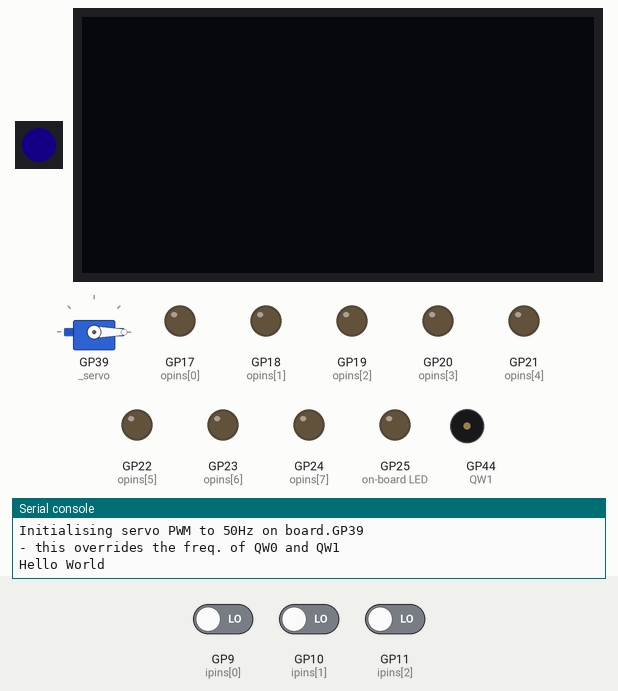
A program run on a simulated Raspberry Pi Pico running CircuitPython. Shown: 1 RGB LEDs in strip order, left to right, 128×64 one-colour display, servo, output pins drawn as LEDs (lit = HIGH), buzzer (waves = sounding), the last lines printed to the serial console. Inputs (shaded band) come from the test bench; at power-on: GP9 (ipins[0]) LOW, GP10 (ipins[1]) LOW, GP11 (ipins[2]) LOW. Dim RGB values are drawn brighter than linear; random numbers come from a fixed seed; library files of the repository ran but are not shown: sh1106.py. At 1.1 s the program ends and the board releases its pins; the recording ends there.

Above: at 0.2 s.
At 0.98 s:
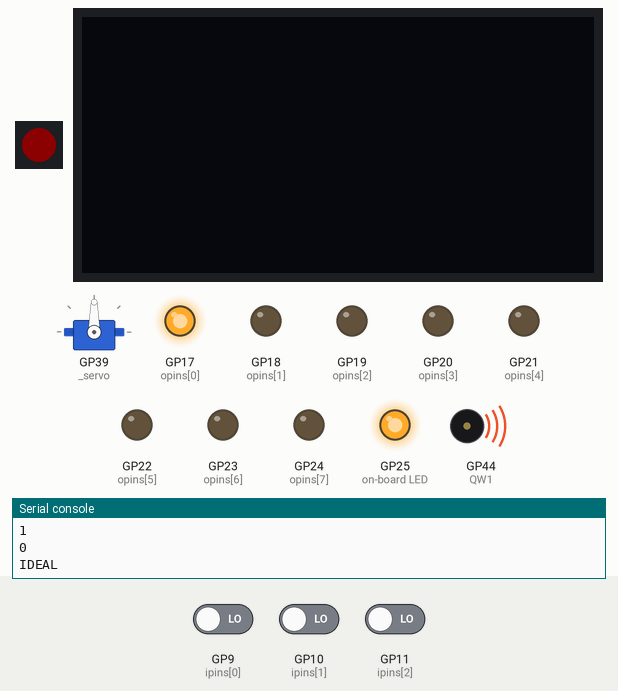
Timing chart, 0 to 1.1 s (numbered marks = the images above):
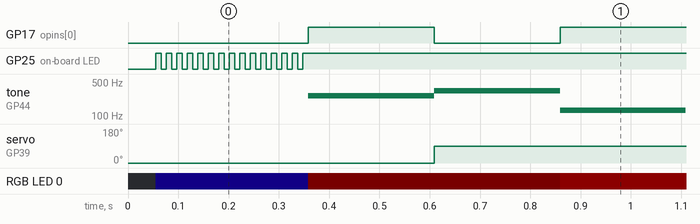

The program:

code.py
```python
#import iomapping as IO # use this for the raspberry pico devices
#import iomapping_ws as IO # use this for the waveshare based board
from waveshare import PLC
#from raspberry import PLC  # use this for the Raspberyr Pico devices
import time
import asyncio
import simpleio


"""
   Comment out the two IO lines below if you use the iomapping/iomapping_ws versions of the library
   The iomapping/iomapping_ws libraries do now uses objects and only initialise the pins.
   The waveshare/raspberry libraries use objects and include additional functionality
   use the following two lines if you import the waveshare.py or raspberry.py
"""


IO = PLC()
IO.init_all()
IO.setServo()
IO.SERVO.angle = 0

print("Hello World")

COUNT = 0
IO.RGB_LED.fill((12,0,80)) #GRB

#state == state_idle
state_idle = 0
state_start = 1
state_stop = 2
state = state_idle


#Latch
latch_state = False
#tempriture . setpoint


#Map value ranges
def mapto(v,x,y,a,b):
    #V: input value x y input range a,b: output range
    return (v-x) / (y-x) * (b-a) + a


while True:


    COUNT += 1
    # toggle a relay or output
    # start button

    if not IO.IX0.value and (COUNT % 30 == 0):
        IO.QX0.value = not IO.QX0.value
        IO.RGB_LED.fill((20,0,0)) # GRB
        # update waveshare.py to support the buzzer
        # .tone(port,frequency,length,duration)
        simpleio.tone(IO.BUZZER,262,0.25)
        state = state_start
        print(state)
        print("START")

    if state_start and (COUNT % 30 == 0):
        v = (IO.IW0.value * 3.3) /65536
        #map to voltage 0-3-3v to temp 80-180
        t = mapto(v,0.0,3.3,80,180)
        a = mapto(t,80,180,0,180)
        IO.SERVO.angle = int (a)
        print(f"temp={t:0.2f}")
        print(state)

    # stop button
    if not IO.IX1.value and (COUNT % 30 == 0):
        IO.QX0.value = not IO.QX0.value
        IO.RGB_LED.fill((20,0,0)) #GRB
        simpleio.tone(IO.BUZZER,330,0.25)
        state = state_idle
        print(state)
        print("IDEAL")


    if not IO.IX2.value and (COUNT % 30 == 0):
        IO.QX0.value = not IO.QX0.value
        IO.RGB_LED.fill((120,0,0)) #GRB
        simpleio.tone(IO.BUZZER,130,0.25)
        state = state_stop
        print("E STOP")
        print(state)

    if state == state_stop:
        break


    IO.LED.value = not IO.LED.value # no LED on the waveshare board - uses RGB
    time.sleep(0.010)
    IO.RGB_LED.show()
```

waveshare.py
```python
"""
    I/O mapping as a Programmable Logic controller
    This  file provides the digital input and output mapping to be used with
    the Waveshare relay board.

    version 1.2

"""

import os
import sys
import time

# Make sure a pico is attached before trying to use the library
import analogio
import board
import busio
import digitalio
import pwmio
import neopixel
import pwmio
from adafruit_motor import servo

# import adafruit_ssd1306

# uart = usb_cdc.console
# UART = usb_cdc.data
class PLC:
    # ---- picoPLC addtional I/O MAPPING
    # one wire support for Dallas devices, DHT, etc.
    ONEWIRE = board.GP47

    # group the inputs and outputs into lists for easy access
    GPIN: list = [digitalio.DigitalInOut] * 8
    GPOUT: list = [digitalio.DigitalInOut] * 8

    # I2C,SPI & UART
    # - I2C
    SDA = board.GP6  # data out
    SCL = board.GP7  # data in
    RTC_SDA = SDA
    RTC_SCL = SCL
    RTC_INT = board.GP8

    BUZZER = board.GP3


    # - SPI
    SPI_RX = board.GP28
    SPI_CS = board.GP31
    SPI_SCK = board.GP26
    SPI_TX = board.GP27

    # - UART
    RS485_TX = board.GP4
    RS485_RX = board.GP5
    UART_TX = board.GP0
    UART_RX = board.GP1

    OLEDw = 128
    OLEDh = 64
    OLEDlines = 6  # lines of text on the OLED
    OLEDdata = [""] * OLEDlines

    def __init__(self):
        self.LED: digitalio.DigitalInOut = digitalio.DigitalInOut(board.LED)
        self.LED.direction = digitalio.Direction.OUTPUT
        #self.BUZZER = digitalio.DigitalInOut(board.GP3)
        #self.BUZZER.direction = digitalio.Direction.OUTPUT
        self.IW0 = self.ADC0 = analogio.AnalogIn(board.GP40)
        self.IW1 = self.ADC1 = analogio.AnalogIn(board.GP41)
        self.IW2 = self.ADC2 = analogio.AnalogIn(board.GP42)

        self.AOUT0 = self.PWM0 = self.QW0 = None
        self.AOUT1 = self.PWM1 = self.QW1 = None
        self.SERVO = None
        self._servo = None

        # 1 pixel RGB led
        self.RGB_LED = neopixel.NeoPixel(board.GP2, 1, brightness=0.1)
        self.RGB_LED.fill((0, 0, 0))
        self.RGB_LED.show()

        # assume no peripherals are set or attached
        self.UART = self.I2C = self.OLED = self.SPI = None
        self.setGPIO()

    def init_all(self):
        """Initialiase the peripheral interfaces as a group

        I2C, SPI, UART, OLED
        """
        self.setI2C()
        self.setSPI()
        self.setUART()
        self.setPWM()  # default to 1KHz

        try:
            self.setOLED(self.OLEDw, self.OLEDh)
        except:
            print("No OLED")

    def setServo(self):
        if not self._servo is None:
            self._servo.deinit()

        try:
            self._servo = pwmio.PWMOut(
                board.GP39, duty_cycle=2 ** 15, frequency=50, variable_frequency=True
            )
            self.SERVO = servo.Servo(self._servo)
            print(f"Initialising servo PWM to 50Hz on board.GP39")
            print("- this overrides the freq. of QW0 and QW1")

        except:
            print(
                "Error setting the servo PWM to 50Hz on board.GP39"
            )
            self.SERVO = None

            return

    def setPWM(self, freq=1000):
        """Initialise the PWM frequency and IO pins

        Both channels are set at the same time as they share the same PWM slice.
        """
        if not self.QW0 is None:
            self.QW0.deinit()
        if not self.QW1 is None:
            self.QW1.deinit()

        try:
            self.QW0 = pwmio.PWMOut(
                board.GP43, duty_cycle=0, frequency=freq, variable_frequency=True
            )
            self.QW1 = pwmio.PWMOut(
                board.GP44, duty_cycle=0, frequency=freq, variable_frequency=True
            )
            print(
                f"Initialising PWM to {freq}Hz on board.GP43 & board.GP44"
            )

        except:
            print(
                "Error setting the PWM to {freq}Hz on board.GP37 & board.GP38"
            )
            self.AOUT0 = self.PWM0 = self.QW0 = None
            self.AOUT1 = self.PWM1 = self.QW1 = None
            return
        self.AOUT0 = self.PWM0 = self.QW0
        self.AOUT1 = self.PWM1 = self.QW1

    def setSPI(self):
        """Initialiase the SPI on GP2,GP3,GP4,GP5"""
        pass

    def setI2C(self):
        """Initialise the I2C on GP0,GP1 @ 400KHz"""
        print(f"Initialising the I2C on {self.SCL},{self.SDA} @ 400KHz")
        try:
            self.I2C = busio.I2C(self.SCL, self.SDA, frequency=400_000)
            poll = 0
            while not self.I2C.try_lock() and poll < 10:
                poll += 1
            print(
                "I2C addresses found:",
                [hex(device_address) for device_address in self.I2C.scan()],
            )
            self.I2C.unlock()

        except:
            self.I2C = None
            print("No I2C device attached")

    def setUART(self, baud=115200):
        """Initialiase the UART on GP4,GP5 @ 115200 baud"""
        print(
            f"Initialising UART to {baud} baud on {self.UART_TX} & {self.UART_RX}"
        )
        try:
            self.UART = busio.UART(
                self.UART_TX, self.UART_RX, baudrate=115200, timeout=1
            )
        except:
            print("No UART capability found")
            self.UART = None

    def setGPIO(self):
        """Initialiase the I/O on GP6-GP13 for input and GP14-GP21 for output

        IX0-IX7 for inputs

        QX0-QX7 for outputs
        """

        # ----- define the inputs and outputs
        ipins = [
            board.GP9,
            board.GP10,
            board.GP11,
            board.GP12,
            board.GP13,
            board.GP14,
            board.GP15,
            board.GP16,
        ]

        opins = [
            board.GP17,
            board.GP18,
            board.GP19,
            board.GP20,
            board.GP21,
            board.GP22,
            board.GP23,
            board.GP24,
        ]

        print(f"Initialising the GPIO on GP6-GP13 for input and GP14-GP21 for output")
        for v in range(8):
            # create output pins
            self.GPOUT[v] = digitalio.DigitalInOut(opins[v])
            self.GPOUT[v].direction = digitalio.Direction.OUTPUT
            self.GPOUT[v].value = False
            self.QX0: digitalio.DigitalInOut = self.GPOUT[0]
            self.QX1: digitalio.DigitalInOut = self.GPOUT[1]
            self.QX2: digitalio.DigitalInOut = self.GPOUT[2]
            self.QX3: digitalio.DigitalInOut = self.GPOUT[3]
            self.QX4: digitalio.DigitalInOut = self.GPOUT[4]
            self.QX5: digitalio.DigitalInOut = self.GPOUT[5]
            self.QX6: digitalio.DigitalInOut = self.GPOUT[6]
            self.QX7: digitalio.DigitalInOut = self.GPOUT[7]

            # create input pins
            self.GPIN[v] = digitalio.DigitalInOut(ipins[v])
            self.GPIN[v].direction = digitalio.Direction.INPUT
            self.GPIN[v].pull = digitalio.Pull.DOWN
            self.IX0: digitalio.DigitalInOut = self.GPIN[0]
            self.IX1: digitalio.DigitalInOut = self.GPIN[1]
            self.IX2: digitalio.DigitalInOut = self.GPIN[2]
            self.IX3: digitalio.DigitalInOut = self.GPIN[3]
            self.IX4: digitalio.DigitalInOut = self.GPIN[4]
            self.IX5: digitalio.DigitalInOut = self.GPIN[5]
            self.IX6: digitalio.DigitalInOut = self.GPIN[6]
            self.IX7: digitalio.DigitalInOut = self.GPIN[7]

    def setOLED(self, W: int = 128, H: int = 64):
        import sh1106  # works for the ssd1306 driver chips too

        """Initialiase the OLED on the I2C
            SH1106 OLED with 128x64 resolution
        Args:
            W (int): OLED width in pixels. default 128
            H (int): OLED height in pixels. default 64
        """

        if not self.I2C:
            return
        if not self.OLED is None:
            del self.OLED
        print(f"Initialising the {W}xGP{H} OLED on I2C0")
        try:
            self.OLED = sh1106.SH1106_I2C(W, H, self.I2C, addr=0x3C)
        except:
            self.OLED = None
            print("No OLED attached")

    """
    def OLEDtext(self,line:int,strs:list):
        if not self.OLED: return
        if not isinstance(strs,list): return
        if line in (0,1,2,3,4,5):
            self.OLED.fill(False)
            for i in range(5):
                #try:
                 if len(strs[i]) > 0:
                    self.OLEDdata[i] = strs[i]
                    self.OLED.text(strs[i],0,line * 10,1)
                #except:
                #    return
            self.OLED.show()
    """

    # display 1 or more lines of text from a list onto the OLED
    def display(self, strs: list):
        """Send 1-6 strings to the OLED display assuming the 128x64 device

        Args:
            strs (list): List of 1-6 strings
        """
        if not self.OLED:
            return
        if not isinstance(strs, list):
            return
        if len(strs) > self.OLEDlines:
            strs = strs[: self.OLEDlines]
        self.OLED.fill(False)
        for k, v in enumerate(strs):
            try:
                # save updated line
                if len(v) > 0:
                    self.OLEDdata[k] = v
                self.OLED.text(self.OLEDdata[k], 0, k * 10, 1)
            except:
                return
        self.OLED.show()

    def testOLED(self):
        """Print a test message on the OLED"""

        if not self.I2C:
            self.setOLED(128, 64)
            # self.OLED = adafruit_ssd1306.SSD1306_I2C(128, 64, self.I2C) # 0.96" OLED
        if not self.OLED:
            return

        self.OLED.fill(False)
        self.OLED.text("Hello world!", 0, 0, 1)
        self.OLED.text("picoXpander", 0, 10, 1)
        self.OLED.text("Version 1.0", 0, 20, 1)
        self.OLED.show()

    def map_range(
        self, value: int, in_min: int, in_max: int, out_min: int, out_max: int
    ) -> int:
        """Map a value from one range to another

        Args:
            value (int): value to map
            in_min (int): low end of from range
            in_max (int): upper end of from range
            out_min (int): low end of to range
            out_max (int): upper end of to range

        Returns:
            int: mapped integer
        """
        return (value - in_min) * (out_max - out_min) // (in_max - in_min) + out_min

    def map_range_zero(self, value: int, in_max: int, out_max: int) -> int:
        """Map a value from one range to another assuming the ranges start at 0

        Args:
            value (int): value to map
            in_max (int): upper end of from range
            out_max (int): upper end of to range

        Returns:
            int: mapped integer
        """
        return value * out_max // in_max


def pollOut(plc: PLC, delay: float):
    """Test the Outputs"""
    for i in range(8):
        plc.GPOUT[i].value = True
        time.sleep(delay)
        plc.GPOUT[i].value = False


def pollIn(plc: PLC, delay: float):
    """Test the inputs"""

    toggle = False
    # scan through the inputs
    for i in range(8):
        # if the input is high toggle the out twice
        if plc.GPIN[i].value:
            plc.GPOUT[i].value = True
            time.sleep(delay)
            plc.GPOUT[i].value = False
            time.sleep(delay)
            plc.GPOUT[i].value = True
            time.sleep(delay)
            plc.GPOUT[i].value = False
            toggle = True
            time.sleep(delay)

    return toggle


# diagnostics test code
if __name__ == "__main__":
    import random

    plc = PLC()
    plc.init_all()
    plc.testOLED()
    time.sleep(1)
    flag = True
    while True:
        GRB = (random.randint(0, 254), random.randint(0, 254), random.randint(0, 254))
        plc.RGB_LED[0] = GRB  # 1 pixel
        plc.RGB_LED.show()
        # keep scanning whilst there is an input
        flag = pollIn(plc, 0.1)

        if not flag:
            # pollOut(0.2)
            pollOut(plc, 0.05)

        # these lines used to confirm code is running in the loop
        plc.LED.value = not plc.LED.value
        time.sleep(1.0)
```

Measured:
- by itself, GP17 (opins[0]): LOW → HIGH at 0.36 s, → LOW 0.25 s later, → HIGH 0.25 s later
- by itself, GP25 (on-board LED): alternates HIGH for 0.01 s and LOW for 0.01 s, 29 changes in all, then stays HIGH
- by itself, tone on GP44 (QW1): silent → 262 Hz at 0.36 s, → 330 Hz 0.25 s later, → 130 Hz 0.25 s later, → silent 0.25 s later
- by itself, servo on GP39 (_servo): 0° → 90° at 0.61 s
- by itself, RGB LED 0: off → RGB(1, 0, 8) at 0.06 s, → RGB(2, 0, 0) 0.30 s later, → RGB(12, 0, 0) 0.50 s later
